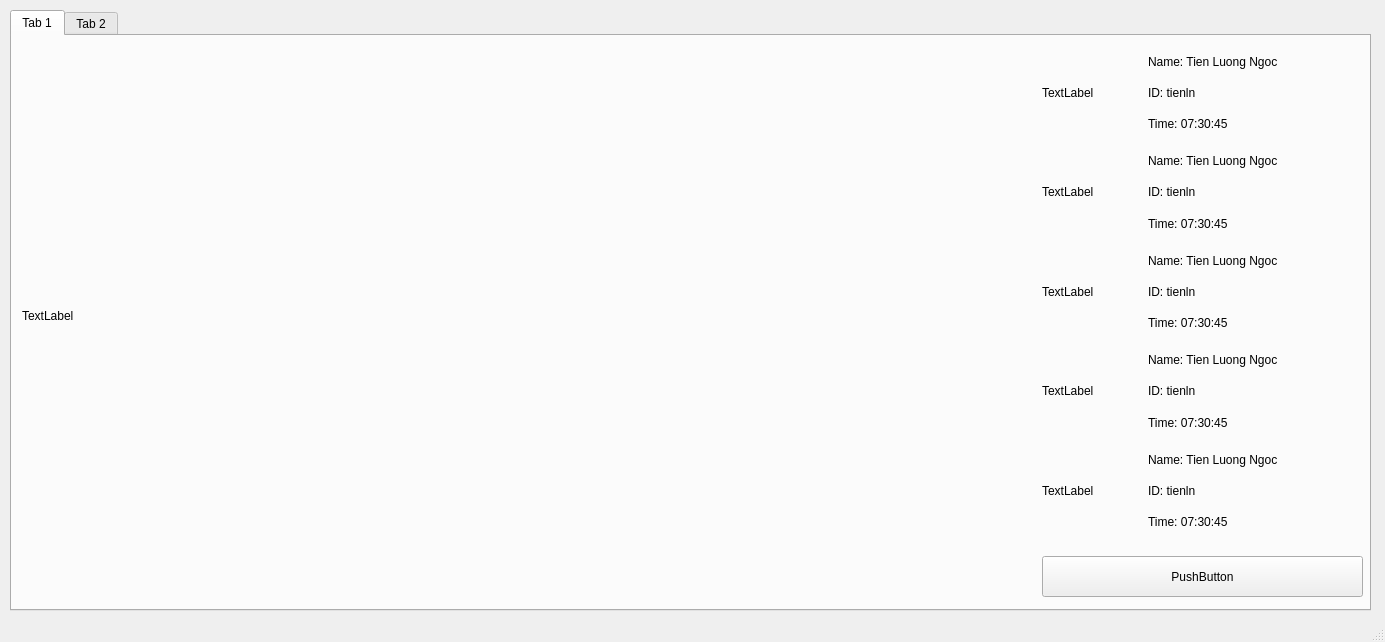
<?xml version="1.0" encoding="UTF-8"?>
<ui version="4.0">
 <class>MainWindow</class>
 <widget class="QMainWindow" name="MainWindow">
  <property name="geometry">
   <rect>
    <x>0</x>
    <y>0</y>
    <width>1385</width>
    <height>642</height>
   </rect>
  </property>
  <property name="maximumSize">
   <size>
    <width>1920</width>
    <height>1080</height>
   </size>
  </property>
  <property name="windowTitle">
   <string>MainWindow</string>
  </property>
  <widget class="QWidget" name="centralwidget">
   <widget class="QWidget" name="verticalLayoutWidget">
    <property name="geometry">
     <rect>
      <x>10</x>
      <y>10</y>
      <width>1361</width>
      <height>601</height>
     </rect>
    </property>
    <layout class="QVBoxLayout" name="verticalLayout">
     <item>
      <widget class="QTabWidget" name="tabWidget">
       <property name="currentIndex">
        <number>0</number>
       </property>
       <widget class="QWidget" name="tab">
        <attribute name="title">
         <string>Tab 1</string>
        </attribute>
        <widget class="QLabel" name="label">
         <property name="geometry">
          <rect>
           <x>10</x>
           <y>0</y>
           <width>1000</width>
           <height>560</height>
          </rect>
         </property>
         <property name="maximumSize">
          <size>
           <width>1280</width>
           <height>720</height>
          </size>
         </property>
         <property name="lineWidth">
          <number>1</number>
         </property>
         <property name="text">
          <string>TextLabel</string>
         </property>
         <property name="margin">
          <number>-1</number>
         </property>
        </widget>
        <widget class="QWidget" name="verticalLayoutWidget_3">
         <property name="geometry">
          <rect>
           <x>1030</x>
           <y>10</y>
           <width>321</width>
           <height>491</height>
          </rect>
         </property>
         <layout class="QVBoxLayout" name="verticalLayout_14">
          <item>
           <layout class="QHBoxLayout" name="horizontalLayout_15">
            <item>
             <widget class="QLabel" name="face_1">
              <property name="maximumSize">
               <size>
                <width>100</width>
                <height>100</height>
               </size>
              </property>
              <property name="text">
               <string>TextLabel</string>
              </property>
             </widget>
            </item>
            <item>
             <layout class="QVBoxLayout" name="verticalLayout_15">
              <property name="spacing">
               <number>0</number>
              </property>
              <item>
               <widget class="QLabel" name="name_1">
                <property name="text">
                 <string>Name: Tien Luong Ngoc</string>
                </property>
               </widget>
              </item>
              <item>
               <widget class="QLabel" name="id_1">
                <property name="text">
                 <string>ID: tienln</string>
                </property>
               </widget>
              </item>
              <item>
               <widget class="QLabel" name="time_1">
                <property name="text">
                 <string>Time: 07:30:45</string>
                </property>
               </widget>
              </item>
             </layout>
            </item>
           </layout>
          </item>
          <item>
           <layout class="QHBoxLayout" name="horizontalLayout_16">
            <item>
             <widget class="QLabel" name="face_2">
              <property name="maximumSize">
               <size>
                <width>100</width>
                <height>100</height>
               </size>
              </property>
              <property name="text">
               <string>TextLabel</string>
              </property>
             </widget>
            </item>
            <item>
             <layout class="QVBoxLayout" name="verticalLayout_18">
              <property name="spacing">
               <number>0</number>
              </property>
              <item>
               <widget class="QLabel" name="name_2">
                <property name="text">
                 <string>Name: Tien Luong Ngoc</string>
                </property>
               </widget>
              </item>
              <item>
               <widget class="QLabel" name="id_2">
                <property name="text">
                 <string>ID: tienln</string>
                </property>
               </widget>
              </item>
              <item>
               <widget class="QLabel" name="time_2">
                <property name="text">
                 <string>Time: 07:30:45</string>
                </property>
               </widget>
              </item>
             </layout>
            </item>
           </layout>
          </item>
          <item>
           <layout class="QHBoxLayout" name="horizontalLayout_17">
            <item>
             <widget class="QLabel" name="face_3">
              <property name="maximumSize">
               <size>
                <width>100</width>
                <height>100</height>
               </size>
              </property>
              <property name="text">
               <string>TextLabel</string>
              </property>
             </widget>
            </item>
            <item>
             <layout class="QVBoxLayout" name="verticalLayout_20">
              <property name="spacing">
               <number>0</number>
              </property>
              <item>
               <widget class="QLabel" name="name_3">
                <property name="text">
                 <string>Name: Tien Luong Ngoc</string>
                </property>
               </widget>
              </item>
              <item>
               <widget class="QLabel" name="id_3">
                <property name="text">
                 <string>ID: tienln</string>
                </property>
               </widget>
              </item>
              <item>
               <widget class="QLabel" name="time_3">
                <property name="text">
                 <string>Time: 07:30:45</string>
                </property>
               </widget>
              </item>
             </layout>
            </item>
           </layout>
          </item>
          <item>
           <layout class="QHBoxLayout" name="horizontalLayout_18">
            <property name="spacing">
             <number>6</number>
            </property>
            <item>
             <widget class="QLabel" name="face_4">
              <property name="maximumSize">
               <size>
                <width>100</width>
                <height>100</height>
               </size>
              </property>
              <property name="text">
               <string>TextLabel</string>
              </property>
             </widget>
            </item>
            <item>
             <layout class="QVBoxLayout" name="verticalLayout_21">
              <property name="spacing">
               <number>0</number>
              </property>
              <item>
               <widget class="QLabel" name="name_4">
                <property name="text">
                 <string>Name: Tien Luong Ngoc</string>
                </property>
               </widget>
              </item>
              <item>
               <widget class="QLabel" name="id_4">
                <property name="text">
                 <string>ID: tienln</string>
                </property>
               </widget>
              </item>
              <item>
               <widget class="QLabel" name="time_4">
                <property name="text">
                 <string>Time: 07:30:45</string>
                </property>
               </widget>
              </item>
             </layout>
            </item>
           </layout>
          </item>
          <item>
           <layout class="QHBoxLayout" name="horizontalLayout_19">
            <item>
             <widget class="QLabel" name="face_5">
              <property name="maximumSize">
               <size>
                <width>100</width>
                <height>100</height>
               </size>
              </property>
              <property name="text">
               <string>TextLabel</string>
              </property>
             </widget>
            </item>
            <item>
             <layout class="QVBoxLayout" name="verticalLayout_22">
              <property name="spacing">
               <number>0</number>
              </property>
              <item>
               <widget class="QLabel" name="name_5">
                <property name="text">
                 <string>Name: Tien Luong Ngoc</string>
                </property>
               </widget>
              </item>
              <item>
               <widget class="QLabel" name="id_5">
                <property name="text">
                 <string>ID: tienln</string>
                </property>
               </widget>
              </item>
              <item>
               <widget class="QLabel" name="time_5">
                <property name="text">
                 <string>Time: 07:30:45</string>
                </property>
               </widget>
              </item>
             </layout>
            </item>
           </layout>
          </item>
         </layout>
        </widget>
        <widget class="QPushButton" name="pushButton">
         <property name="geometry">
          <rect>
           <x>1030</x>
           <y>520</y>
           <width>321</width>
           <height>41</height>
          </rect>
         </property>
         <property name="text">
          <string>PushButton</string>
         </property>
        </widget>
       </widget>
       <widget class="QWidget" name="tab_2">
        <attribute name="title">
         <string>Tab 2</string>
        </attribute>
        <widget class="QTableWidget" name="table_people">
         <property name="geometry">
          <rect>
           <x>0</x>
           <y>30</y>
           <width>441</width>
           <height>521</height>
          </rect>
         </property>
         <column>
          <property name="text">
           <string>Name</string>
          </property>
         </column>
         <column>
          <property name="text">
           <string>ID</string>
          </property>
         </column>
         <column>
          <property name="text">
           <string>Role</string>
          </property>
         </column>
        </widget>
        <widget class="QTableWidget" name="table_face">
         <property name="geometry">
          <rect>
           <x>460</x>
           <y>330</y>
           <width>341</width>
           <height>221</height>
          </rect>
         </property>
         <column>
          <property name="text">
           <string>Face ID</string>
          </property>
         </column>
         <column>
          <property name="text">
           <string>Path image</string>
          </property>
         </column>
        </widget>
        <widget class="QLabel" name="face_preview">
         <property name="geometry">
          <rect>
           <x>820</x>
           <y>260</y>
           <width>521</width>
           <height>281</height>
          </rect>
         </property>
         <property name="text">
          <string>TextLabel</string>
         </property>
        </widget>
        <widget class="QWidget" name="verticalLayoutWidget_2">
         <property name="geometry">
          <rect>
           <x>820</x>
           <y>20</y>
           <width>351</width>
           <height>121</height>
          </rect>
         </property>
         <layout class="QVBoxLayout" name="verticalLayout_2">
          <property name="spacing">
           <number>0</number>
          </property>
          <item>
           <layout class="QHBoxLayout" name="horizontalLayout">
            <item>
             <widget class="QLabel" name="label_2">
              <property name="minimumSize">
               <size>
                <width>50</width>
                <height>0</height>
               </size>
              </property>
              <property name="text">
               <string>Name</string>
              </property>
             </widget>
            </item>
            <item>
             <widget class="QLineEdit" name="tb_add_person_name">
              <property name="maxLength">
               <number>525</number>
              </property>
             </widget>
            </item>
           </layout>
          </item>
          <item>
           <layout class="QHBoxLayout" name="horizontalLayout_21">
            <item>
             <widget class="QLabel" name="label_8">
              <property name="minimumSize">
               <size>
                <width>50</width>
                <height>0</height>
               </size>
              </property>
              <property name="text">
               <string>ID</string>
              </property>
             </widget>
            </item>
            <item>
             <widget class="QLineEdit" name="tb_add_person_id"/>
            </item>
           </layout>
          </item>
          <item>
           <layout class="QHBoxLayout" name="horizontalLayout_22">
            <item>
             <widget class="QLabel" name="label_14">
              <property name="minimumSize">
               <size>
                <width>50</width>
                <height>0</height>
               </size>
              </property>
              <property name="text">
               <string>Role</string>
              </property>
             </widget>
            </item>
            <item>
             <widget class="QLineEdit" name="tb_add_person_role"/>
            </item>
           </layout>
          </item>
         </layout>
        </widget>
        <widget class="QWidget" name="verticalLayoutWidget_9">
         <property name="geometry">
          <rect>
           <x>1200</x>
           <y>10</y>
           <width>131</width>
           <height>134</height>
          </rect>
         </property>
         <layout class="QVBoxLayout" name="verticalLayout_23">
          <item>
           <widget class="QPushButton" name="bt_add_person">
            <property name="minimumSize">
             <size>
              <width>0</width>
              <height>40</height>
             </size>
            </property>
            <property name="text">
             <string>Insert Person</string>
            </property>
           </widget>
          </item>
          <item>
           <widget class="QPushButton" name="bt_update_person">
            <property name="minimumSize">
             <size>
              <width>0</width>
              <height>40</height>
             </size>
            </property>
            <property name="text">
             <string>Update person</string>
            </property>
           </widget>
          </item>
          <item>
           <widget class="QPushButton" name="bt_delete_person">
            <property name="minimumSize">
             <size>
              <width>0</width>
              <height>40</height>
             </size>
            </property>
            <property name="text">
             <string>Delete person</string>
            </property>
           </widget>
          </item>
         </layout>
        </widget>
        <widget class="QTableWidget" name="tableWidget">
         <property name="geometry">
          <rect>
           <x>460</x>
           <y>30</y>
           <width>341</width>
           <height>281</height>
          </rect>
         </property>
         <column>
          <property name="text">
           <string>Data</string>
          </property>
         </column>
         <column>
          <property name="text">
           <string>Time</string>
          </property>
         </column>
        </widget>
        <widget class="QWidget" name="verticalLayoutWidget_4">
         <property name="geometry">
          <rect>
           <x>820</x>
           <y>180</y>
           <width>351</width>
           <height>80</height>
          </rect>
         </property>
         <layout class="QVBoxLayout" name="verticalLayout_3">
          <item>
           <layout class="QHBoxLayout" name="horizontalLayout_4">
            <item>
             <widget class="QLabel" name="label_4">
              <property name="text">
               <string>File path</string>
              </property>
             </widget>
            </item>
            <item>
             <widget class="QLineEdit" name="tb_path">
              <property name="text">
               <string>...image/face/path/</string>
              </property>
             </widget>
            </item>
           </layout>
          </item>
          <item>
           <layout class="QHBoxLayout" name="horizontalLayout_5">
            <item>
             <widget class="QLabel" name="label_3">
              <property name="text">
               <string>Face ID</string>
              </property>
             </widget>
            </item>
            <item>
             <widget class="QLineEdit" name="tb_face_id"/>
            </item>
           </layout>
          </item>
         </layout>
        </widget>
        <widget class="QWidget" name="verticalLayoutWidget_5">
         <property name="geometry">
          <rect>
           <x>1199</x>
           <y>170</y>
           <width>141</width>
           <height>89</height>
          </rect>
         </property>
         <layout class="QVBoxLayout" name="verticalLayout_4">
          <item>
           <widget class="QPushButton" name="bt_chose_file">
            <property name="text">
             <string>chose file path</string>
            </property>
           </widget>
          </item>
          <item>
           <widget class="QPushButton" name="bt_add_face">
            <property name="text">
             <string>Insert face</string>
            </property>
           </widget>
          </item>
          <item>
           <widget class="QPushButton" name="bt_delete_face">
            <property name="text">
             <string>Delete face</string>
            </property>
           </widget>
          </item>
         </layout>
        </widget>
       </widget>
      </widget>
     </item>
    </layout>
   </widget>
  </widget>
  <widget class="QMenuBar" name="menubar">
   <property name="geometry">
    <rect>
     <x>0</x>
     <y>0</y>
     <width>1385</width>
     <height>22</height>
    </rect>
   </property>
  </widget>
  <widget class="QStatusBar" name="statusbar"/>
 </widget>
 <resources/>
 <connections/>
</ui>
